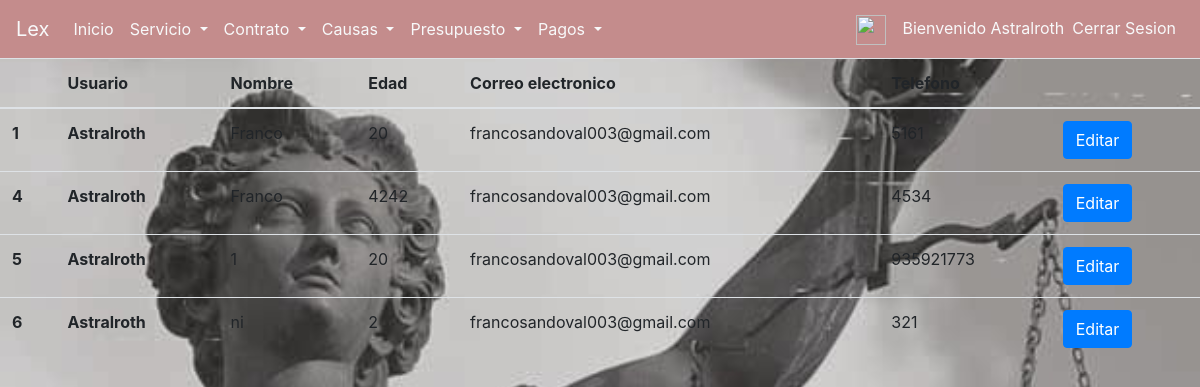
The app's page /service/view (signed in), older data.
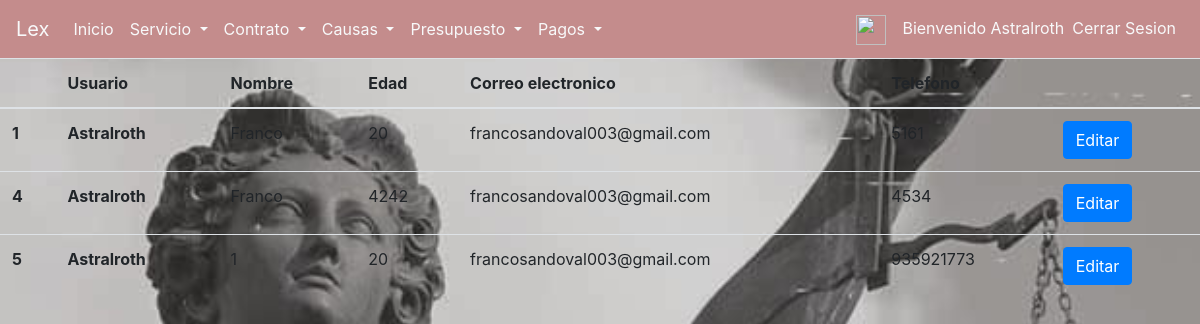
The same page, newer data.
### core/models.py (models this page shows, shortened)
class Servicio(models.Model):
    cliente=models.ForeignKey('auth.User', on_delete=models.CASCADE, null=True)
    first_name=models.CharField('Nombre',max_length=30, null=True)
    age=models.IntegerField('Edad',null=True)
    email=models.EmailField('Correo electronico',max_length=254, null=True)
    phone=models.CharField('Telefono',max_length=12, null=True)
    cause=models.TextField('Redactar Causa',max_length=254, null=True)
    files=models.FileField(null=True)

### core/views.py (the view)
# urls.py: path('service/view', views.consultar_solicitudes, name="service_view"),
@permission_required('core.view_servicio')
def consultar_solicitudes(request):
    user=User.objects.get(username=request.user.username)
    form=Servicio.objects.filter(cliente_id=user.id).all()
    return render(request, 'core/consultar_solicitudes.html',{'list':form})

### core/templates/core/consultar_solicitudes.html
{% extends 'core/base.html' %}
{% block content %}
<table class="table table-hover">
<thead>
        <tr>
            <th></th>
            {% if user.is_staff %}<th>Usuario</th>{% endif %}
            <th>Nombre</th>
            <th>Edad</th>
            <th>Correo electronico</th>
            <th>Telefono</th>
            <th></th>
        </tr>
    </thead>
    <tbody>
        {% for s in list %}
        <tr>
            <th scope="row">{{ s.id }} </th>
            {% if user.is_staff %}<th>{{s.cliente}}</th>{% endif %}
            <td>{{ s.first_name }}</td>
            <td>{{ s.age }}</td>
            <td>{{s.email}}</td>
            <td>{{s.phone}}</td>
            <td><a class="btn btn-primary" href="{% url 'service_edit' s.id %}">Editar</a></td>
        </tr>
        {% endfor %}
    </tbody>
</table>
{% endblock content %}

Row changes from the older to the newer data that the page shows:
no longer on this page (row edited): Servicio: id "6", cliente "Astralroth", first_name "ni", age "2", email "francosandoval003@gmail.com", phone "321"
